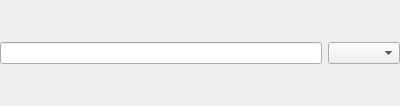
<?xml version="1.0" encoding="UTF-8"?>
<ui version="4.0">
 <class>form</class>
 <widget class="QWidget" name="form">
  <property name="geometry">
   <rect>
    <x>0</x>
    <y>0</y>
    <width>400</width>
    <height>106</height>
   </rect>
  </property>
  <property name="windowTitle">
   <string>Form</string>
  </property>
  <property name="inputMethodHints">
   <set>Qt::ImhDigitsOnly</set>
  </property>
  <layout class="QHBoxLayout" name="horizontalLayout">
   <property name="leftMargin">
    <number>0</number>
   </property>
   <property name="topMargin">
    <number>0</number>
   </property>
   <property name="rightMargin">
    <number>0</number>
   </property>
   <property name="bottomMargin">
    <number>0</number>
   </property>
   <item>
    <widget class="QLineEdit" name="valueLineEdit">
     <property name="inputMethodHints">
      <set>Qt::ImhDigitsOnly</set>
     </property>
     <property name="text">
      <string/>
     </property>
    </widget>
   </item>
   <item>
    <widget class="QComboBox" name="unitComboBox"/>
   </item>
  </layout>
 </widget>
 <resources/>
 <connections/>
</ui>
